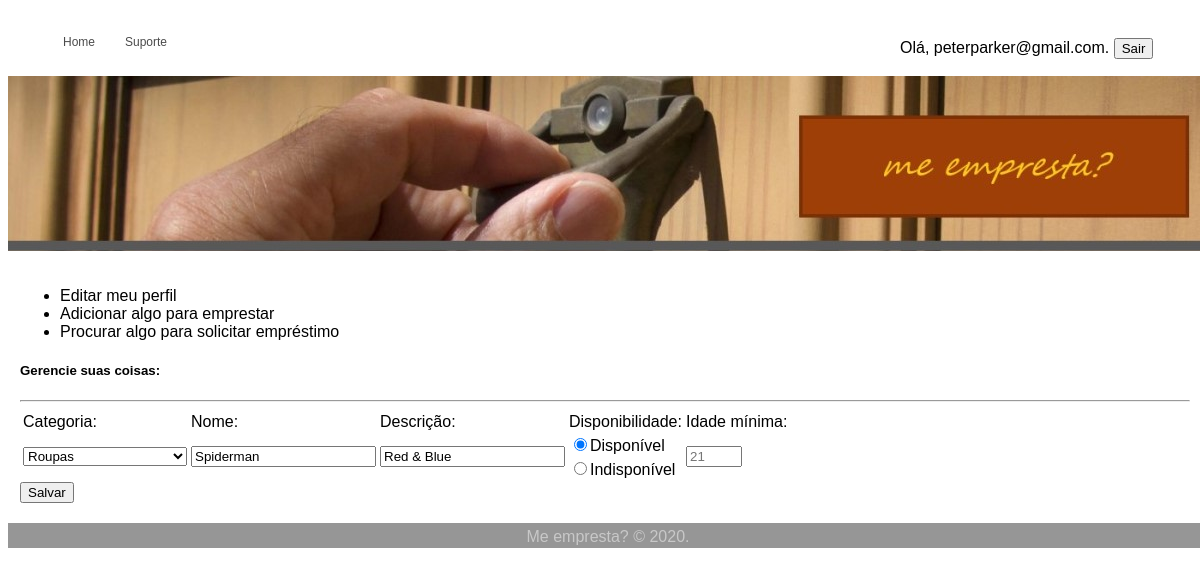
/meEmpresta/sessionloggededitthing.php?id=1 (signed in), run on the app's committed database.
### tables this page shows
CREATE TABLE `thing` (
  `id` mediumint(8) NOT NULL,
  `categoria` varchar(20) NOT NULL,
  `nome` varchar(20) NOT NULL,
  `descricao` varchar(50) NOT NULL,
  `disponibilidade` varchar(20) NOT NULL,
  `idademinima` tinyint(4) NOT NULL,
  `codmember` smallint(6) UNSIGNED NOT NULL,
  `dataregistro` datetime NOT NULL
);

### meEmpresta/functs.php (called while the page is built, shortened)
<?php
function conn(){
    $servidor = "localhost";
    $usuario = "root";
    $senha = "";
    $dbname = "empresta";
    $conn = mysqli_connect($servidor, $usuario, $senha, $dbname);
    return $conn;
}
function getThingId($idt){
    $conn = conn();
    $query = "SELECT * FROM thing WHERE id = '{$idt}'";
    $exec_query = mysqli_query($conn, $query);
    $thing = mysqli_fetch_assoc($exec_query);
    return $thing;
}

### meEmpresta/sessionloggededitthing.php (the view, shortened to what this page needs)
<?php
include('functs.php');
?>
<!DOCTYPE html>
<html>
    <head>
        <link rel="stylesheet" type="text/css" href="_css/estilos.css" />
    </head>
    <body>
        <header>
            <div class="menuprincipal">
                <nav>
                    <ul class="menu">
                        <li><a href="sessionlogged.php">Home</a></li>
                        <li><a href="help.php">Suporte</a></li>
                    </ul>
                </nav>
            </div>
            <div class="hello">
               <?php if(isset($_SESSION['logininputbox'])){echo "Olá, ".$_SESSION['logininputbox'].".";} else {echo "Olá, visitante."; } ?>
               <a href='logout.php'><input type='button' value='Sair'> <a/>
            </div>
            <figure class="figure">
                <img class="knock" src="_imgs/knock.jpg">
            </figure>
        </header>
        <section class="section">
            <fieldset class='fieldset'>
                <div>
                    <ul class='menu2'>
                        <li><a href="sessionloggededitprofile.php">Editar meu perfil</a></li>
                        <li><a href="sessionloggedaddthing.php">Adicionar algo para emprestar</a></li>
                        <li><a href="sessionloggedsearchthing.php">Procurar algo para solicitar empréstimo</a></li>
                    </ul>
                </div>
                <form  name="editthing" method="POST" action="process_edit_thing.php">
                    <h5>Gerencie suas coisas:</h5>
                    <hr>
                    <?php $id = getThingId(filter_input(INPUT_GET, 'id', FILTER_SANITIZE_NUMBER_INT)); ?>
                    <table>
                        <tr>
                            <td><label for="categoria">Categoria:</label>
                            <td><label for="nome">Nome:</label>
                            <td><label for="descricao">Descrição:</label>
                            <td><label for="disponibilidade">Disponibilidade:</label>
                            <td><label for="idademinima">Idade mínima:</label>
                        </tr>
                        <tr>
                            <td rowspan="2"><select name="categoria">
                                    <option value="roupas" name="roupas" <?php if(isset($id)){ if($id['categoria'] == 'roupas'){ echo 'selected="True"'; }}?>>Roupas</option>
                                </select>
                            <td rowspan="2"><input type="text" name="nome" value="<?php if(isset($id)){echo $id['nome'];}?>" />
                            <td rowspan="2"><input type="text" name="descricao" value="<?php if(isset($id)){echo $id['descricao'];}?>" />
                            <td ><input type="radio" name="disponibilidade" value="disponível" <?php if(isset($id)){if ($id['disponibilidade'] == 'disponível'){echo 'checked="True"'; }} ?>>Disponível
                            <td rowspan="2"><input type="number" min="14" max="99" name="idademinima" placeholder="<?php if(isset($id)){echo $id['idademinima'];}?>" />
                        </tr>
                        <tr>
                            <td><input type="radio" name="disponibilidade" value="indisponível" <?php if(isset($id)){if ($id['disponibilidade'] == 'indisponível'){echo 'checked="True"'; }} ?>>Indisponível</td>
                        </tr>
                    </table>
                    <input type="submit" value="Salvar" />
                </form>
            </fieldset>
        </section>
        <footer class="footer">
            Me empresta? &copy; 2020.
        </footer>
    </body>
</html>

### meEmpresta/_css/estilos.css (style rules this page uses)
body { font-family: arial, helvetica, sans-serif; }
.menuprincipal { font-size: 12px; height: 30px; }
a { text-decoration: none; }
.figure { margin: 0px; }
.knock { margin: auto auto auto auto; }
.menu2 a { text-decoration: none; color: black; position:relative; float:left; display:block; }
.menu { list-style:none; float:left; }
.menu li { position:relative; float:left; }
.menu li a { color: rgba(75,75,75,1); text-decoration:none; padding: 15px 15px; display:block; }
.section { width: 1200px; }
.footer { padding-top: 5px; position: absolute; width: 1200px; text-align: center; height:20px; color: rgba(200,200,200,1); background-color: rgba(150,150,150,1); }
.fieldset { border: 0px; margin: 10px 10px 10px 0px; width: 1170px; }
.hello { position: absolute; left: 900px; }

### data on the page
thing: categoria "Roupas", nome "Spiderman", descricao "Red & Blue", disponibilidade "☑", idademinima "21"

### other printed values
$_SESSION['logininputbox'] "peterparker@gmail.com"
